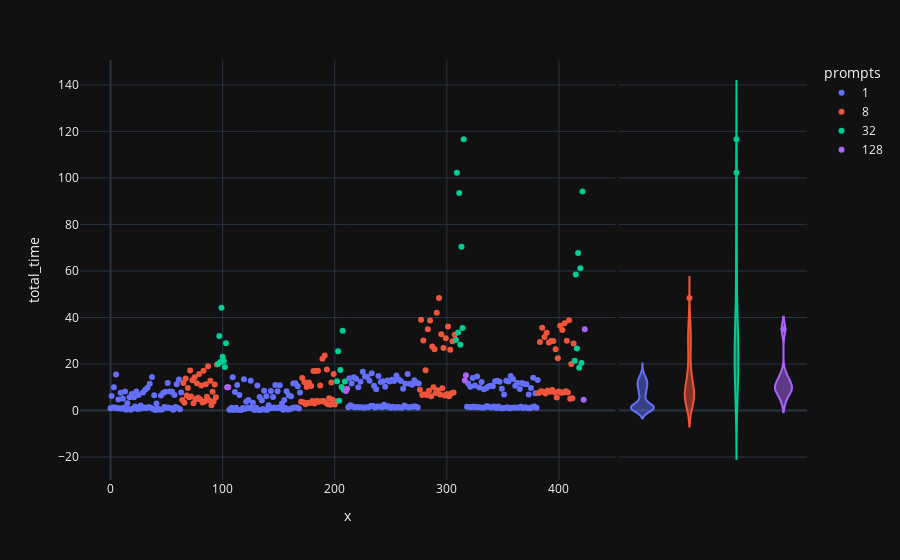
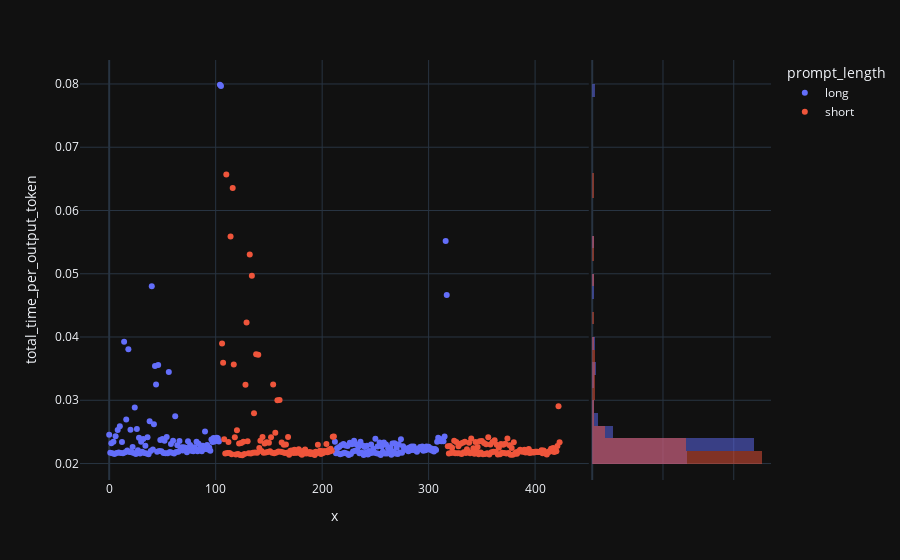

Source (notebook cell) for these figures, in order:
### Code cell
fig = px.scatter(data_df, x= range(len(data_df)), y= "total_time", color = 'prompts', marginal_y="violin")
fig.show()
fig = px.scatter(data_df, x= range(len(data_df)), y= "total_time_per_output_token", color = 'prompt_length', marginal_y="histogram")
fig.show()

### Figure 1 — Plotly figure (JSON) as saved in the notebook; plotly's stock layout.template omitted (floating-point values rounded to 4 significant figures; data arrays with more than 128 entries replaced by an {"elided": "..."} marker saying what was removed)
{"data": [{"hovertemplate": "prompts=1<br>x=%{x}<br>total_time=%{y}<extra></extra>", "legendgroup": "1", "marker": {"color": "#636efa", "symbol": "circle"}, "mode": "markers", "name": "1", "orientation": "v", "showlegend": true, "x": {"elided": "256 int values"}, "xaxis": "x", "y": {"elided": "256 float values"}, "yaxis": "y", "type": "scatter"}, {"alignmentgroup": "True", "hovertemplate": "prompts=1<br>total_time=%{y}<extra></extra>", "legendgroup": "1", "marker": {"color": "#636efa", "symbol": "circle"}, "name": "1", "offsetgroup": "1", "scalegroup": "y", "showlegend": false, "xaxis": "x2", "y": {"elided": "256 float values"}, "yaxis": "y2", "type": "violin"}, {"hovertemplate": "prompts=8<br>x=%{x}<br>total_time=%{y}<extra></extra>", "legendgroup": "8", "marker": {"color": "#EF553B", "symbol": "circle"}, "mode": "markers", "name": "8", "orientation": "v", "showlegend": true, "x": [64, 65, 66, 67, 68, 69, 70, 71, 72, 73, 74, 75, 76, 77, 78, 79, 80, 81, 82, 83, 84, 85, 86, 87, 88, 89, 90, 91, 92, 93, 94, 95, 170, 171, 172, 173, 174, 175, 176, 177, 178, 179, 180, 181, 182, 183, 184, 185, 186, 187, 188, 189, 190, 191, 192, 193, 194, 195, 196, 197, 198, 199, 200, 201, 276, 277, 278, 279, 280, 281, 282, 283, 284, 285, 286, 287, 288, 289, 290, 291, 292, 293, 294, 295, 296, 297, 298, 299, 300, 301, 302, 303, 304, 305, 306, 307, 382, 383, 384, 385, 386, 387, 388, 389, 390, 391, 392, 393, 394, 395, 396, 397, 398, 399, 400, 401, 402, 403, 404, 405, 406, 407, 408, 409, 410, 411, 412, 413], "xaxis": "x", "y": [4.484, 11.82, 3.324, 13.8, 6.483, 9.678, 5.707, 17.17, 6.07, 12.99, 3.174, 14.32, 4.882, 11.78, 5.467, 15.67, 4.878, 10.79, 3.468, 17.1, 3.887, 11.27, 5.903, 19.07, 4.471, 12.79, 2.282, 8.045, 3.924, 11.23, 5.742, 19.78, 3.739, 13.94, 3.522, 12.19, 2.708, 10.12, 3.37, 12.11, 3.296, 10.52, 4.075, 16.99, 3.054, 17.03, 4.22, 17.13, 3.799, 10.79, 3.949, 22.3, 4.069, 23.65, 3.319, 17.61, 2.734, 5.326, 2.505, 12.03, 4.621, 15.71, 2.611, 3.859, 8.948, 39.03, 6.662, 30.06, 6.976, 17.32, 6.666, 34.97, 8.46, 38.72, 6.191, 27.52, 9.975, 26.39, 7.589, 42.06, 8.744, 48.33, 6.899, 32.79, 9.561, 26.93, 6.424, 31.13, 7.071, 36.17, 6.169, 26.14, 7.443, 29.74, 7.736, 32.63, 7.574, 29.45, 8.319, 35.57, 8.111, 31.63, 7.322, 33.46, 8.627, 29.2, 8.098, 29.86, 8.799, 29.89, 7.822, 26.31, 5.609, 22.51, 8.15, 36.41, 7.668, 34.58, 7.723, 37.48, 8.284, 30.05, 7.736, 38.82, 5.055, 19.98, 5.241, 28.82], "yaxis": "y", "type": "scatter"}, {"alignmentgroup": "True", "hovertemplate": "prompts=8<br>total_time=%{y}<extra></extra>", "legendgroup": "8", "marker": {"color": "#EF553B", "symbol": "circle"}, "name": "8", "offsetgroup": "8", "scalegroup": "y", "showlegend": false, "xaxis": "x2", "y": [4.484, 11.82, 3.324, 13.8, 6.483, 9.678, 5.707, 17.17, 6.07, 12.99, 3.174, 14.32, 4.882, 11.78, 5.467, 15.67, 4.878, 10.79, 3.468, 17.1, 3.887, 11.27, 5.903, 19.07, 4.471, 12.79, 2.282, 8.045, 3.924, 11.23, 5.742, 19.78, 3.739, 13.94, 3.522, 12.19, 2.708, 10.12, 3.37, 12.11, 3.296, 10.52, 4.075, 16.99, 3.054, 17.03, 4.22, 17.13, 3.799, 10.79, 3.949, 22.3, 4.069, 23.65, 3.319, 17.61, 2.734, 5.326, 2.505, 12.03, 4.621, 15.71, 2.611, 3.859, 8.948, 39.03, 6.662, 30.06, 6.976, 17.32, 6.666, 34.97, 8.46, 38.72, 6.191, 27.52, 9.975, 26.39, 7.589, 42.06, 8.744, 48.33, 6.899, 32.79, 9.561, 26.93, 6.424, 31.13, 7.071, 36.17, 6.169, 26.14, 7.443, 29.74, 7.736, 32.63, 7.574, 29.45, 8.319, 35.57, 8.111, 31.63, 7.322, 33.46, 8.627, 29.2, 8.098, 29.86, 8.799, 29.89, 7.822, 26.31, 5.609, 22.51, 8.15, 36.41, 7.668, 34.58, 7.723, 37.48, 8.284, 30.05, 7.736, 38.82, 5.055, 19.98, 5.241, 28.82], "yaxis": "y2", "type": "violin"}, {"hovertemplate": "prompts=32<br>x=%{x}<br>total_time=%{y}<extra></extra>", "legendgroup": "32", "marker": {"color": "#00cc96", "symbol": "circle"}, "mode": "markers", "name": "32", "orientation": "v", "showlegend": true, "x": [96, 97, 98, 99, 100, 101, 102, 103, 202, 203, 204, 205, 206, 207, 208, 209, 308, 309, 310, 311, 312, 313, 314, 315, 414, 415, 416, 417, 418, 419, 420, 421], "xaxis": "x", "y": [20.05, 32.09, 20.89, 44.17, 23.08, 21.34, 18.76, 28.88, 12.55, 25.5, 4.228, 17.44, 10.1, 34.35, 8.958, 12.49, 30.33, 102.2, 33.52, 93.54, 28.23, 70.42, 35.53, 116.6, 21.38, 58.47, 26.63, 67.78, 18.35, 61.17, 20.48, 94.12], "yaxis": "y", "type": "scatter"}, {"alignmentgroup": "True", "hovertemplate": "prompts=32<br>total_time=%{y}<extra></extra>", "legendgroup": "32", "marker": {"color": "#00cc96", "symbol": "circle"}, "name": "32", "offsetgroup": "32", "scalegroup": "y", "showlegend": false, "xaxis": "x2", "y": [20.05, 32.09, 20.89, 44.17, 23.08, 21.34, 18.76, 28.88, 12.55, 25.5, 4.228, 17.44, 10.1, 34.35, 8.958, 12.49, 30.33, 102.2, 33.52, 93.54, 28.23, 70.42, 35.53, 116.6, 21.38, 58.47, 26.63, 67.78, 18.35, 61.17, 20.48, 94.12], "yaxis": "y2", "type": "violin"}, {"hovertemplate": "prompts=128<br>x=%{x}<br>total_time=%{y}<extra></extra>", "legendgroup": "128", "marker": {"color": "#ab63fa", "symbol": "circle"}, "mode": "markers", "name": "128", "orientation": "v", "showlegend": true, "x": [104, 105, 210, 211, 316, 317, 422, 423], "xaxis": "x", "y": [9.985, 10.04, 8.408, 9.413, 12.91, 15.21, 4.646, 34.97], "yaxis": "y", "type": "scatter"}, {"alignmentgroup": "True", "hovertemplate": "prompts=128<br>total_time=%{y}<extra></extra>", "legendgroup": "128", "marker": {"color": "#ab63fa", "symbol": "circle"}, "name": "128", "offsetgroup": "128", "scalegroup": "y", "showlegend": false, "xaxis": "x2", "y": [9.985, 10.04, 8.408, 9.413, 12.91, 15.21, 4.646, 34.97], "yaxis": "y2", "type": "violin"}], "layout": {"xaxis": {"anchor": "y", "domain": [0.0, 0.7363], "title": {"text": "x"}}, "yaxis": {"anchor": "x", "domain": [0.0, 1.0], "title": {"text": "total_time"}}, "xaxis2": {"anchor": "y2", "domain": [0.7413, 1.0], "matches": "x2", "showticklabels": false, "showline": false, "ticks": "", "showgrid": false}, "yaxis2": {"anchor": "x2", "domain": [0.0, 1.0], "matches": "y", "showticklabels": false, "showgrid": true}, "legend": {"title": {"text": "prompts"}, "tracegroupgap": 0}, "margin": {"t": 60}}}

### Figure 2 — Plotly figure (JSON) as saved in the notebook; plotly's stock layout.template omitted (floating-point values rounded to 4 significant figures; data arrays with more than 128 entries replaced by an {"elided": "..."} marker saying what was removed)
{"data": [{"hovertemplate": "prompt_length=long<br>x=%{x}<br>total_time_per_output_token=%{y}<extra></extra>", "legendgroup": "long", "marker": {"color": "#636efa", "symbol": "circle"}, "mode": "markers", "name": "long", "orientation": "v", "showlegend": true, "x": {"elided": "212 int values"}, "xaxis": "x", "y": {"elided": "212 float values"}, "yaxis": "y", "type": "scatter"}, {"bingroup": "y", "hovertemplate": "prompt_length=long<br>total_time_per_output_token=%{y}<br>count=%{x}<extra></extra>", "legendgroup": "long", "marker": {"color": "#636efa"}, "name": "long", "opacity": 0.5, "showlegend": false, "xaxis": "x2", "y": {"elided": "212 float values"}, "yaxis": "y2", "type": "histogram"}, {"hovertemplate": "prompt_length=short<br>x=%{x}<br>total_time_per_output_token=%{y}<extra></extra>", "legendgroup": "short", "marker": {"color": "#EF553B", "symbol": "circle"}, "mode": "markers", "name": "short", "orientation": "v", "showlegend": true, "x": {"elided": "212 int values"}, "xaxis": "x", "y": {"elided": "212 float values"}, "yaxis": "y", "type": "scatter"}, {"bingroup": "y", "hovertemplate": "prompt_length=short<br>total_time_per_output_token=%{y}<br>count=%{x}<extra></extra>", "legendgroup": "short", "marker": {"color": "#EF553B"}, "name": "short", "opacity": 0.5, "showlegend": false, "xaxis": "x2", "y": {"elided": "212 float values"}, "yaxis": "y2", "type": "histogram"}], "layout": {"xaxis": {"anchor": "y", "domain": [0.0, 0.7363], "title": {"text": "x"}}, "yaxis": {"anchor": "x", "domain": [0.0, 1.0], "title": {"text": "total_time_per_output_token"}}, "xaxis2": {"anchor": "y2", "domain": [0.7413, 1.0], "matches": "x2", "showticklabels": false, "showline": false, "ticks": "", "showgrid": true}, "yaxis2": {"anchor": "x2", "domain": [0.0, 1.0], "matches": "y", "showticklabels": false, "showgrid": true}, "legend": {"title": {"text": "prompt_length"}, "tracegroupgap": 0}, "margin": {"t": 60}, "barmode": "overlay"}}
